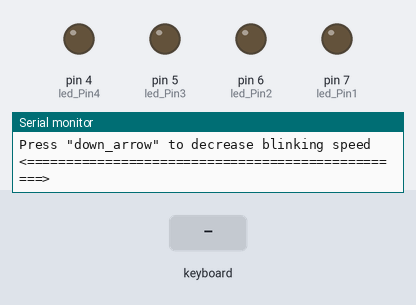
This sketch was run on a simulated Arduino Uno, built with avr-gcc and run on an emulated ATmega328P. Shown: output pins drawn as LEDs (lit = HIGH), the last lines printed to the serial monitor. Inputs (shaded band) come from the test bench.

Above: at 1.7 s.
1.8 s: PS/2 keyboard text "1" received
At 3.0 s:
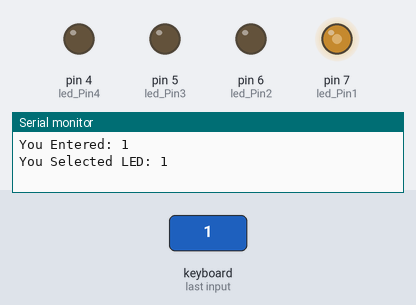
3.3 s: PS/2 keyboard text "200" received
At 3.8 s:
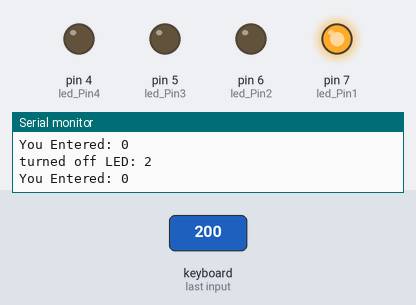
Timing chart, 0 to 6.3 s (numbered marks = the images above; inputs shaded):
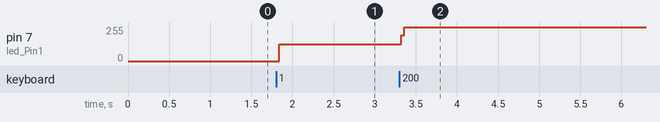

The sketch:

keybord_interface.ino
```cpp
#include <PS2Keyboard.h>
// Macro declaration
#define led_Pin1 7
#define led_Pin2 6
#define led_Pin3 5
#define led_Pin4 4
#define LED1 1
#define LED2 2
#define LED3 3
#define LED4 4
#define Delete 79
#define OFF    0
#define Start 7
#define Stop 4
#define UP_arrow 11
#define Down_arrow 10

// variable declaration
int ledState = LOW;
unsigned long previous_value = 0;
long interval = 0;
int value = 0;
int LED_select = 0;
/* female USB PIN  interface With Arduino
 *  vcc :-  5v
 *  Data(-) :- PIN 2
 *  Data(+) :- PIN 3
 *  GND :- GND
 */
// keyborad data reading pin
const int DataPin = 2;
const int IRQpin =  3;
PS2Keyboard keyboard;
void LED_state(void);             // function protocal declaration
void turnOffLed(int led_pin);
int LED_intial = 0;
char c ;
void setup() {
  keyboard.begin(DataPin, IRQpin, PS2Keymap_US);

  // LED intialize to LOW
  for ( LED_intial = Start; LED_intial >= Stop ; LED_intial--)
  {
    pinMode(LED_intial, OUTPUT);
    digitalWrite(LED_intial, LOW);
  }
  // Serial monitor intialization
  Serial.begin(9600);
  Serial.println("<===============**********************============>");
  Serial.println("Author:- Sachin Patil\nTitle:- Controlling LED blinking Without using delay and For LOOP interface With USB keyborad");
  Serial.println("NOTE:- USE EXTERNAL KEYBORD TO OPERATE THIS");
  Serial.println("<===========Welcome to LED Application============>");
  Serial.println("Please Follow below commands:\nPress 1 to glow 1st LED\nPress 2 to glow 2nd LED\nPress 3 to glow 3rd LED\nPress 4 to glow 4th LED");
  Serial.println("Press 0 to stop recently glowing LED\nPress \"delete\" to Stop all LED's\nPress \"up_arrow\" to increase blinking speed\nPress \"down_arrow\" to decrease blinking speed ");
  Serial.println("<=================================================>");

}

void loop() {

  // reading the value in miliseconds
  unsigned long current_value = millis();

  // checking keyboard is availble or not
  if (keyboard.available() > 0)
  {
    // read serial data through keyborad
    c = keyboard.read();
    if (c != 11 || c != 10 )
    {
      value = c - 48;
    }
    Serial.println("You Entered: " + (String)value);
    if ( value == LED1 || value == LED2 || value == LED3 || value == LED4) // select the LED according to the input
    {

      LED_select = value;
      Serial.println("You Selected LED: " + (String)LED_select);
    }
    // checking the value and true set all LED as LOW
    if  ( value == Delete)
    {
      Serial.println(value);
      for ( LED_intial = Start; LED_intial >= Stop ; LED_intial--)
      {
        digitalWrite(LED_intial, LOW);
        LED_select = 0;
      }
      Serial.println("Turned off all LED's");
    }
  }
  // checking value and increment or decrement the time interval
  if ( c == UP_arrow )
  {
    interval = interval + 80;
    Serial.println("Led " + (String)LED_select + " running at speed" + (String)interval);
    c = 0;
  }
  else if ( c == Down_arrow && interval >= 0)
  {
    interval = interval - 80;
    Serial.println("Led " + (String)LED_select + " running at speed" + (String)interval);
    c = 0;
  }

  // checking the current time and interval time
  if (current_value - previous_value >= interval)
  {
    previous_value = current_value;
    //calling the LED according to the LED set
    switch (LED_select)
    {
      case LED1:
        LED_state();
        digitalWrite(led_Pin1, ledState);
        if ( value == OFF) {
         turnOffLed(led_Pin1);
        }
        break;
      case LED2:
        LED_state();
        digitalWrite(led_Pin2, ledState);
        if ( value == OFF) {
          turnOffLed(led_Pin2);
        }
        break;
      case LED3:
        LED_state();
        digitalWrite(led_Pin3, ledState);
        if ( value == OFF) {
          turnOffLed(led_Pin3);
        }
        break;
      case LED4:
        LED_state();
        digitalWrite(led_Pin4, ledState);
        if ( value == OFF) {
          turnOffLed(led_Pin4);
        }
        break;
    }
  }
}
void LED_state(void)
{
  if (ledState == LOW)
  {
    ledState = HIGH;
  }
  else
  {
    ledState = LOW;
  }
}
void turnOffLed(int led_pin)
{
  digitalWrite(led_pin, LOW);
  Serial.println("turned off LED: " + (String)LED_select);
   LED_select = 0;

}
```

Measured:
- after the input at 1.8 s, pin 7 (led_Pin1): 0/255 → 127/255 at once
- after the input at 3.3 s, pin 7 (led_Pin1): 127/255 → 255/255 at once
